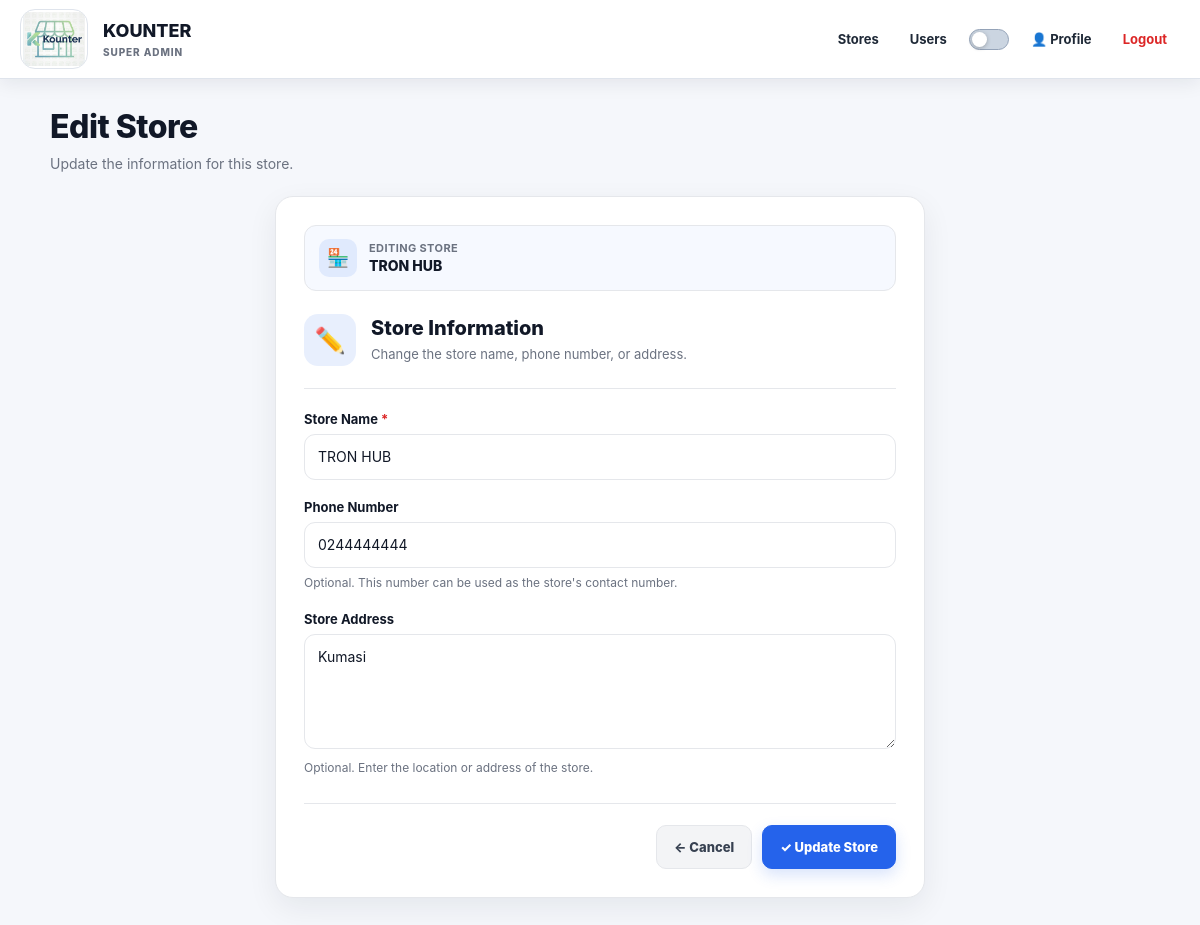
/management/stores/1/edit/ (signed in), run on the app's committed database.
### core/models.py (models this page shows, shortened)
class Store(models.Model):
    name = models.CharField(
        max_length=150,
    )
    phone = models.CharField(
        max_length=30,
        blank=True,
    )
    address = models.CharField(
        max_length=255,
        blank=True,
    )
    active = models.BooleanField(
        default=True,
    )
    created_at = models.DateTimeField(
        auto_now_add=True,
    )
    class Meta:
        ordering = ["name"]

### core/views.py (the view, shortened to what this page needs)
@login_required
def edit_store(request, store_id):
    if not can_manage_stores(request.user):
        messages.error(
            request,
            "You do not have permission to edit stores."
        )
        return redirect("dashboard")
    store = get_object_or_404(
        Store,
        id=store_id,
    )
    return render(
        request,
        "core/edit_store.html",
        {
            "store": store,
        },
    )

### core/views.py (called while the page is built)
def can_manage_stores(user):
    return user.is_authenticated and user.is_superuser

### templates/core/edit_store.html (shortened to what this page needs)
{% load static %}
<!DOCTYPE html>
<html lang="en">
<head>
</head>
<body>
    {% include "core/navbar.html" %}
    <main class="page-container">
        <header class="page-header">
            <h1>
                Edit Store
            </h1>
            <p>
                Update the information for this store.
            </p>
        </header>
        <section class="form-card">
            <div class="store-summary">
                <div class="summary-icon">
                    🏪
                </div>
                <div class="summary-content">
                    <div class="summary-label">
                        Editing Store
                    </div>
                    <div class="summary-name">
                        {{ store.name }}
                    </div>
                </div>
            </div>
            <div class="form-header">
                <div class="store-icon">
                    ✏️
                </div>
                <div class="form-header-text">
                    <h2>
                        Store Information
                    </h2>
                    <p>
                        Change the store name, phone number, or address.
                    </p>
                </div>
            </div>
            <form method="POST">
                <div class="form-group">
                    <label for="name">
                        Store Name
                        <span class="required">*</span>
                    </label>
                    <input type="text" id="name" name="name" class="input" value="{{ store.name }}"
                        placeholder="Enter store name" autocomplete="organization" maxlength="150" required>
                </div>
                <div class="form-group">
                    <label for="phone">
                        Phone Number
                    </label>
                    <input type="tel" id="phone" name="phone" class="input" value="{{ store.phone|default:'' }}"
                        placeholder="Enter phone number" autocomplete="tel" maxlength="30">
                    <div class="help-text">
                        Optional. This number can be used as the store's contact number.
                    </div>
                </div>
                <div class="form-group">
                    <label for="address">
                        Store Address
                    </label>
                    <textarea id="address" name="address" placeholder="Enter the store address"
                        maxlength="255">{{ store.address|default:'' }}</textarea>
                    <div class="help-text">
                        Optional. Enter the location or address of the store.
                    </div>
                </div>
                <div class="form-actions">
                    <a href="{% url 'manage_stores' %}" class="btn btn-secondary">
                        ← Cancel
                    </a>
                    <button type="submit" class="btn btn-primary">
                        ✓ Update Store
                    </button>
                </div>
            </form>
        </section>
    </main>
</body>
</html>

### templates/core/edit_store.html (style rules this page uses)
:root { --primary: #2563eb; --primary-dark: #1d4ed8; --page-bg: #f5f7fb; --card-bg: #ffffff; --input-bg: #ffffff; --text: #111827; --text-secondary: #374151; --muted: #6b7280; --border: #e5e7eb; --focus-ring: rgba(37, 99, 235, 0.12); --cancel-bg: #f3f4f6; --cancel-text: #374151; --cancel-border: #e5e7eb; --shadow: 0 10px 30px rgba(15, 23, 42, 0.07); }
* { box-sizing: border-box; }
html { min-height: 100%; background: var(--page-bg); }
body { margin: 0; min-height: 100vh; background: var(--page-bg); color: var(--text); font-family: Inter, -apple-system, BlinkMacSystemFont, "Segoe UI", Roboto, Arial, sans-serif; overflow-x: hidden; transition: background 0.2s ease, color 0.2s ease; }
.page-container { width: min(100% - 40px, 1100px); margin: 0 auto; padding: 30px 0 50px; }
.page-header { margin-bottom: 22px; }
.page-header h1 { margin: 0 0 7px; color: var(--text); font-size: clamp(25px, 4vw, 32px); font-weight: 800; line-height: 1.15; letter-spacing: -0.5px; }
.page-header p { margin: 0; color: var(--muted); font-size: 14px; line-height: 1.5; }
.form-card { width: 100%; max-width: 650px; margin: 0 auto; padding: 28px; background: var(--card-bg); border: 1px solid var(--border); border-radius: 18px; box-shadow: var(--shadow); }
.form-header { display: flex; align-items: center; gap: 15px; padding-bottom: 22px; margin-bottom: 22px; border-bottom: 1px solid var(--border); }
.store-icon { width: 52px; height: 52px; flex: 0 0 52px; display: flex; align-items: center; justify-content: center; border-radius: 14px; background: rgba(37, 99, 235, 0.10); color: var(--primary); font-size: 25px; }
.form-header-text { min-width: 0; }
.form-header h2 { margin: 0 0 4px; color: var(--text); font-size: 20px; font-weight: 800; line-height: 1.3; }
.form-header p { margin: 0; color: var(--muted); font-size: 13px; line-height: 1.5; }
.form-group { margin-bottom: 19px; }
label { display: block; margin-bottom: 7px; color: var(--text); font-size: 13px; font-weight: 750; }
.required { color: #dc2626; }
.input, textarea { width: 100%; min-height: 46px; padding: 11px 13px; border: 1px solid var(--border); border-radius: 11px; background: var(--input-bg); color: var(--text); font-family: inherit; font-size: 14px; outline: none; transition: border-color 0.2s ease, box-shadow 0.2s ease, background 0.2s ease; }
.input::placeholder, textarea::placeholder { color: var(--muted); }
textarea { min-height: 115px; resize: vertical; line-height: 1.5; }
.help-text { margin-top: 6px; color: var(--muted); font-size: 12px; line-height: 1.5; }
.form-actions { display: flex; align-items: center; justify-content: flex-end; gap: 10px; margin-top: 26px; padding-top: 21px; border-top: 1px solid var(--border); }
.btn { min-height: 44px; display: inline-flex; align-items: center; justify-content: center; gap: 7px; padding: 10px 17px; border-radius: 10px; font-family: inherit; font-size: 13px; font-weight: 800; text-decoration: none; cursor: pointer; transition: background 0.2s ease, border-color 0.2s ease, color 0.2s ease, transform 0.2s ease, box-shadow 0.2s ease; }
.btn-primary { border: 1px solid var(--primary); background: var(--primary); color: #ffffff; box-shadow: 0 6px 15px rgba(37, 99, 235, 0.18); }
.btn-secondary { border: 1px solid var(--cancel-border); background: var(--cancel-bg); color: var(--cancel-text); }
.store-summary { display: flex; align-items: center; gap: 12px; margin-bottom: 23px; padding: 13px 14px; border: 1px solid var(--border); border-radius: 12px; background: rgba(37, 99, 235, 0.04); }
.summary-icon { width: 38px; height: 38px; flex: 0 0 38px; display: flex; align-items: center; justify-content: center; border-radius: 10px; background: rgba(37, 99, 235, 0.10); font-size: 18px; }
.summary-content { min-width: 0; }
.summary-label { margin-bottom: 2px; color: var(--muted); font-size: 11px; font-weight: 700; text-transform: uppercase; letter-spacing: 0.4px; }
.summary-name { color: var(--text); font-size: 14px; font-weight: 800; overflow-wrap: anywhere; }

### data on the page
Store: name "TRON HUB", phone "0244444444", address "Kumasi"
